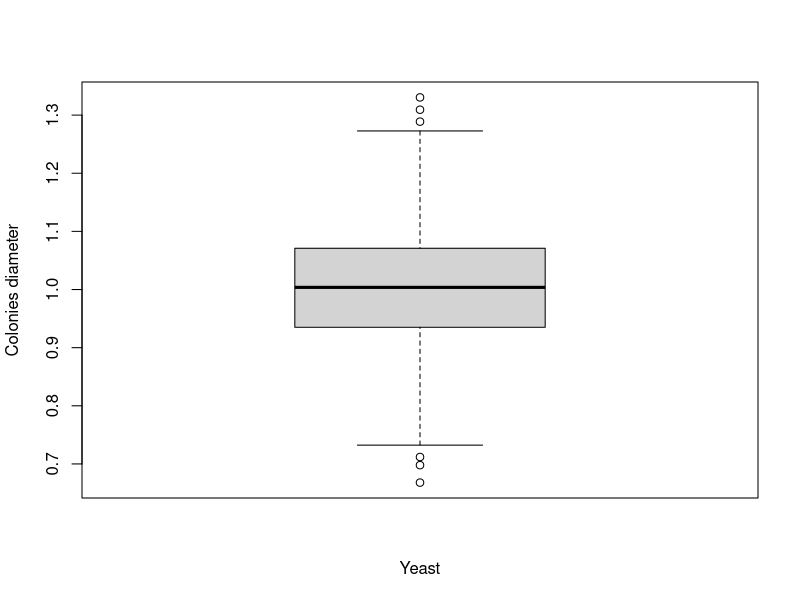
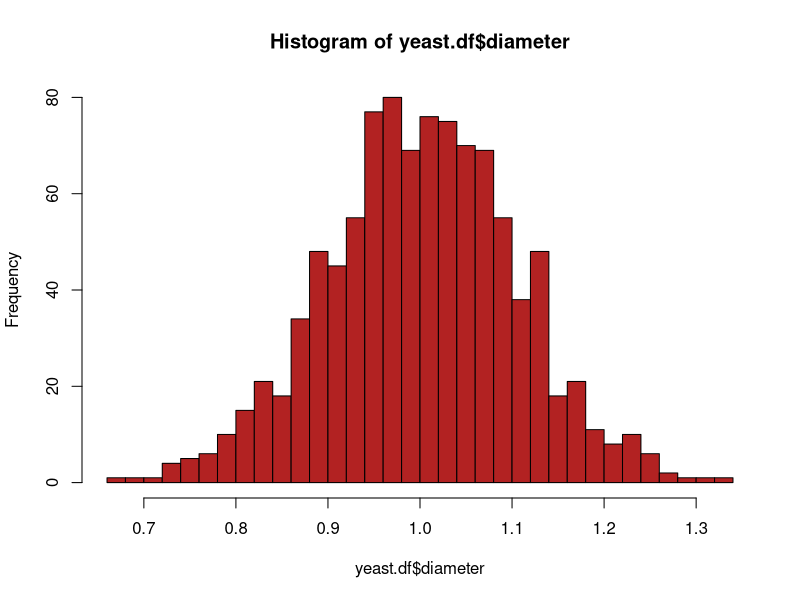
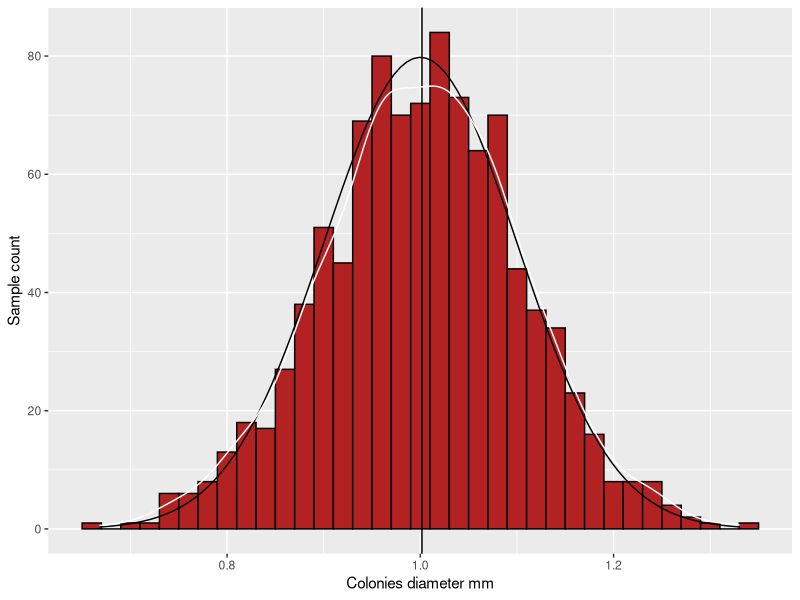
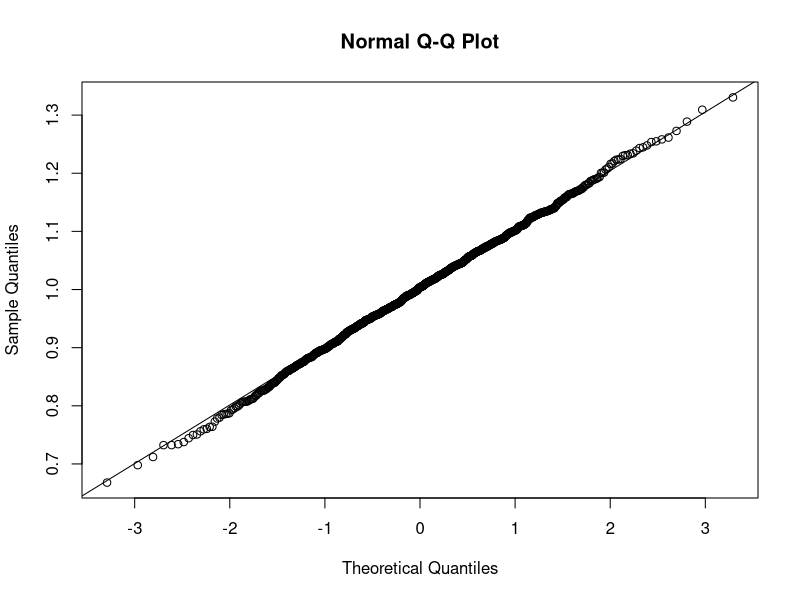

Recreate these plots in R, in order.
## ---- chunk 1
knitr::opts_chunk$set(echo = TRUE, error = TRUE)
library(ggplot2)
library(gmodels)
# remove "error = TRUE" to make knitr halt on errors
# (do this when you are ready to check if your code will knit without errors)
## ---- chunk 2
# set a seed
set.seed(100)

# sample
yeast.mean = 1
yeast.sd = 0.1

n = 1000
yeast.df <- data.frame(
  diameter <- rnorm(n, mean = yeast.mean, sd = yeast.sd)
)
str(yeast.df)

# mean and sd
mean
sd

# IQR and boxplot
boxplot(yeast.df, xlab = "Yeast", ylab = "Colonies diameter")
## ---- chunk 3
# Option 1: SEM and CI by hand
mean <- mean(yeast.df$diameter)
mean

sem <- sd(yeast.df$diameter) / sqrt(length(n))
sem

ci_lower <- mean - (1.96 * sem)
ci_upper <- mean + (1.96 * sem)
cim <-  c(ci_lower, ci_upper)
ci_lower

ci_upper

# Option 2: using gmodels package

# Explanation
# Standard error of the mean (SEM) measured how much discrepancy there is likely to be in a sample's mean compared to the population mean. The SEM takes the SD and divides it by the square root of the sample size. Also, the 95% confidence interval is a range of values that you can be 95% confident contains the true mean of the population. 
## ---- chunk 4
# histograms
# I did both Option 1 and 2. 

# Option 1: base R
hist(yeast.df$diameter, breaks = "FD", col = "firebrick")

# Option 2: ggplot
bw <- 0.02
ggplot(yeast.df, aes(x = diameter)) +
  geom_histogram(fill="firebrick", color="black", binwidth = bw) +
  geom_vline(aes(xintercept=mean(diameter, linetype="dashed"))) +
  #stat_function(fun=dnorm, args=list(mean=1, sd=0.1)) +
  stat_function(fun=function(x) dnorm(x, mean=1, sd=0.1) * n * bw) +
  geom_density(aes(y = ..density..*(n * bw)), color="white")+
  labs(x="Colonies diameter mm", y="Sample count")

# qqplot
qqnorm(yeast.df$diameter)
qqline(yeast.df$diameter)


## ---- chunk 5
pb <- pnorm(1.07, mean=1, sd=0.1)
pa <- pnorm(0.93, mean=1, sd=0.1)
p <- pb - pa
p
# About 51.6%
## ---- chunk 6
pb <- pnorm(1.1, mean=1, sd=0.1)
pa <- pnorm(0.9, mean=1, sd=0.1)
p <- pb - pa
p
# About 68.3%
## ---- chunk 7
b <- qnorm(0.9, mean=1, sd=0.1)
a <- qnorm(0.1, mean=1, sd=0.1)
d <- b - a
d
# The diameter is 0.2563103. 

## ---- chunk 8
# probabilities
p.hpv = 0.18
p.chl = 0.02
p.hpv.chl = 0.03

# total probabilities
# I asked the question on slack to inquire you about whether the population means the entire population or female population in the university. So I initially considered to set the conditional probability which I commented out the original code.      

# I used the Bayes statistics to do the following to set p.hpv.cond = 0.3 and p.chl.cond = 2.5
# p.hpv.cond = 0.3 # I guess for hpv conditional probability.
# p.chl.cond = 2.5 # I guess for chl conditional probability.
# p.hpv.tot = (p.hpv * p.hpv.cond) + (p.hpv.chl * p.hpv.cond)
# p.hpv.tot
# p.chl.tot = (p.chl * p.chl.cond) + (p.hpv.chl * p.chl.cond)
# p.chl.tot

p.hpv.tot = p.hpv + p.hpv.chl
p.hpv.tot
p.chl.tot = p.chl + p.hpv.chl
p.chl.tot

## ---- chunk 9
# set operations

"P[chl given hpv] = P[hpv AND chl] / (P[hpv] + P[hpv AND chl]"

# conditional probability
###p.chl.given.hpv = p.hpv.chl/p.hpv
p.chl.given.hpv = p.hpv.chl / (p.hpv + p.hpv.chl)
p.chl.given.hpv
## ---- chunk 10
# set operations

"P[hpb given chl] = P[hpv AND chl] / (P[chl] + P[hpv AND chl])"

# conditional probability
###p.hpv.given.chl = p.hpv.chl/p.chl
p.hpv.given.chl = p.hpv.chl / (p.chl + p.hpv.chl)
p.hpv.given.chl
## ---- chunk 11
# I used the Bayes statistics to do the following to set p.hpvchlcond = 0.05
# I asked the question on slack to inquire you about whether the population means the entire population or female population in the university. So I initially considered to set the conditional probability which I commented out the original code.  

# p.hpvchl.cond = 0.05
# p.hpvchl.tot <- (p.hpv.chl + (p.hpv + p.chl - p.hpv.chl)) * p.hpvchl.cond
# p.hpvchl.tot

 p.hpvchl.tot <- p.hpv + p.chl + p.hpv.chl
 p.hpvchl.tot

## ---- chunk 12
# Yes. This is because these are mutually exclusive events. 
## ---- chunk 13
# Allele frequencies
A1 = 0.82
A2 = 0.06
A3 = 0.05
A4 = 0.04
A5 = 0.03

# Probability of either A2 or A5 = ?
# Pr[A2 or A5] = Pr[A2] + Pr[A5]
A2orA5 = A2 + A5
A2orA5


## ---- chunk 14
# Pr[A3 AND A3] = Pr[A3]*Pr[A3]
A3andA3 = A3 * A3
A3andA3
## ---- chunk 15
# Pr[not A3 AND not A3] = (1-Pr[A3]) * (1-Pr[A3])
notA3andnotA3 = (1-A3) * (1-A3)
notA3andnotA3
## ---- chunk 16
# Pr[A1 AND A4] = Pr[A1] * Pr[A4]
A1andA4 = A1 *A4
A1andA4

## ---- chunk 17
# prob of carrying two A1 alleles
# Pr[A1 AND A1] = Pr[A1] * Pr[A1]
A1andA1 = A1 * A1
A1andA1

# prob of NOT having two A1 alleles
# Pr[not A1 AND not A1] = (1-Pr[A1]) * (1-Pr[A1])
notA1andnotA1 = (1-A1) * (1-A1)
notA1andnotA1

# P(2 individuals are NOT A1,A1)
# (Pr[not A1 AND not A1] * Pr[not A1 AND not A1] = ((1-Pr[A1]) * (1-Pr[A1])) * ((1-Pr[A1]) * (1-Pr[A1]))
notA1andnotA1andnotA1andnotA1 = ((1-A1)*(1-A1)) * ((1-A1)*(1-A1))
notA1andnotA1andnotA1andnotA1

## ---- chunk 18
# prob of an allele being A3 or A4
# Pr[A3 or A4] = Pr[A3] + Pr[A4]
A3orA4 = A3 + A4
A3orA4


# prob of an allele not being A3 or A4
# Pr[not A3 AND not A4] = (1-Pr[A3]) * (1-Pr[A4])
notA3andnotA4 = (1-A3)*(1-A4)
notA3andnotA4


# P(neither of 2 alleles is A3 or A4)
# Pr[(not A3 AND not A4) AND (not A3 AND not A4)] = ((1-Pr[A3]) * (1-Pr[A4])) * ((1-Pr[A3]) * (1-Pr[A4]))
notA3andnotA4andnotA3andnotA4 = ((1-A3) * (1-A4)) * ((1-A3) * (1-A4))
notA3andnotA4andnotA3andnotA4

# P(3 people have no A3 or A4 alleles)
# # Pr[((not A3 AND not A4) AND (not A3 AND not A4))  AND ((not A3 AND not A4) AND (not A3 AND not A4)) AND ((not A3 AND not A4) AND (not A3 AND not A4))] = ((1-Pr[A3]) * (1-Pr[A4])) * ((1-Pr[A3]) * (1-Pr[A4])) * ((1-Pr[A3]) * (1-Pr[A4])) * ((1-Pr[A3]) * (1-Pr[A4])) * ((1-Pr[A3]) * (1-Pr[A4])) * ((1-Pr[A3]) * (1-Pr[A4]))
notA3andnotA4andnotA3andnotA4andnotA3andnotA4andnotA3andnotA4andnotA3andnotA4andnotA3andnotA4 = ((1-A3) * (1-A4)) *  ((1-A3) * (1-A4)) * ((1-A3) * (1-A4)) * ((1-A3) * (1-A4)) * ((1-A3) * (1-A4)) * ((1-A3) * (1-A4))
notA3andnotA4andnotA3andnotA4andnotA3andnotA4andnotA3andnotA4andnotA3andnotA4andnotA3andnotA4

## ---- chunk 19
Pr=list()
Pr$a=0.95
Pr$A=0.05

Pr$aa = Pr$a * Pr$a
Pr$aa
## ---- chunk 20
Pr$aa_aa = Pr$aa * Pr$aa
Pr$aa_aa
## ---- chunk 21
# first calculate probability that one individual is heterozygous
Pr$Aa = (Pr$A * Pr$a) * 2
Pr$Aa

# probability that both parents are heterozygous
Pr$Aa_Aa = Pr$Aa * Pr$Aa
Pr$Aa_Aa        
## ---- chunk 22
# conditional probability that Aa x Aa -> Aa
Pr$Aa_Aa

Pr$Caa.FAa_MAa = Pr$Aa_Aa * 0.25
Pr$Caa.FAa_MAa
## ---- chunk 23
# probabilities of each allele combination in the parents
Pr$AA =  # P(AA)
Pr$Aa =  # P(Aa)
Pr$aA =  # P(aA)
Pr$aa =  # P(aa)

Pr$AA = Pr$A * Pr$A
Pr$Aa = Pr$A * Pr$a 
Pr$aA = Pr$a * Pr$A
Pr$aa = Pr$a * Pr$a
## ---- chunk 24
# priors for each combination of parental alleles
Pr$Faa_Maa = Pr$aa * Pr$aa
Pr$FAa_Maa = Pr$Aa * Pr$aa
Pr$FAA_Maa = Pr$AA * Pr$aa 
Pr$Faa_MAa = Pr$aa * Pr$Aa
Pr$FAa_MAa = Pr$Aa * Pr$Aa
Pr$FAA_MAa = Pr$AA * Pr$Aa
Pr$Faa_MAA = Pr$aa * Pr$AA
Pr$FAa_MAA = Pr$Aa * Pr$AA
Pr$FAA_MAA = Pr$AA * Pr$AA

Pr$Faa_Maa = Pr$aa * Pr$aa
Pr$FAa_Maa = Pr$Aa * Pr$aa
Pr$FAA_Maa = Pr$AA * Pr$aa
Pr$Faa_MAa = Pr$aa * Pr$Aa
Pr$FAa_MAa = Pr$Aa * Pr$Aa
Pr$FAA_MAa = Pr$AA * Pr$Aa
Pr$Faa_MAA = Pr$aa * Pr$AA
Pr$FAa_MAA = Pr$Aa * Pr$AA
Pr$FAA_MAA = Pr$AA * Pr$AA
## ---- chunk 25
# individual likelihoods (think Punnett square)
Pr$Caa.Faa_Maa = Pr$Faa_Maa * 1
Pr$Caa.FAa_Maa = Pr$FAa_Maa * 0.5
Pr$Caa.FAA_Maa = Pr$FAA_Maa * 0
Pr$Caa.Faa_MAa = Pr$Faa_MAa * 0.5
Pr$Caa.FAa_MAa = Pr$FAa_MAa * 0.25
Pr$Caa.FAA_MAa = Pr$FAA_MAa * 0
Pr$Caa.Faa_MAA = Pr$Faa_MAA * 0
Pr$Caa.FAa_MAA = Pr$FAa_MAA * 0
Pr$Caa.FAA_MAA = Pr$FAA_MAA * 0
## ---- chunk 26
# total probability P(C_Aa)
Pr$Caa = Pr$Caa.Faa_Maa * Pr$Faa_Maa +  # first line filled in for you ... add the rest below
         Pr$Caa.FAa_Maa * Pr$FAa_Maa +
         Pr$Caa.FAA_Maa * Pr$FAA_Maa +
         Pr$Caa.Faa_MAa * Pr$Faa_MAa +
         Pr$Caa.FAa_MAa * Pr$FAa_MAa +
         Pr$Caa.FAA_MAa * Pr$FAA_MAa +
         Pr$Caa.Faa_MAA * Pr$Faa_MAA +
         Pr$Caa.FAa_MAA * Pr$FAa_MAA +
         Pr$Caa.FAA_MAA * Pr$FAA_MAA

Pr$Caa
## ---- chunk 27
# Posterior probability of P(F_Aa, M_Aa | C_Aa):
Pr$FAa_MAa.Caa = (Pr$Caa.FAa_MAa * Pr$FAa_MAa) / Pr$Caa
Pr$FAa_MAa.Caa
## ---- chunk 28
Pr$Faa_Maa.Caa = (Pr$Caa.Faa_Maa * Pr$Faa_Maa) / Pr$Caa
Pr$Faa_Maa.Caa
